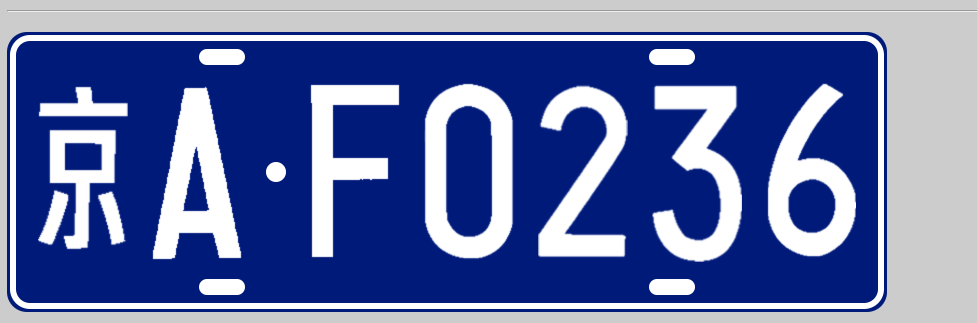
#> input picture LicensePlateRecognition /test1.png, 1954 x 646 px (shown at 1/2 size)
$ python test.py
#> lines starting #> are read from the running program, lines starting #| are printed output that depends on the picture
#!/usr/bin/env python
# coding: utf-8

import pytesseract  # reading string from image (OCR library)
import numpy as np  # numpy for shape
import cv2  # Computer vision library
import os  # for remove image file which we edit during procedure

### 在macOS上，如果通过Homebrew安装了Tesseract，并且tesseract已经在PATH中，这一行通常不是必需的
# 如果你需要指定tesseract的路径，使用下面的代码，并确保路径是正确的
# pytesseract.pytesseract.tesseract_cmd = '/usr/local/bin/tesseract' # Intel Mac
# pytesseract.pytesseract.tesseract_cmd = '/opt/homebrew/bin/tesseract' # Apple Silicon Mac

try:
    image = 'test1.png'
    print('Editing image for better OCR result..........')
    img = cv2.imread(image)  # reading image
#> img is the input picture: shape (646, 1954, 3); mean B, G, R 167.9, 113.1, 98.2
    img = cv2.resize(img, None, fx=1.5, fy=1.5, interpolation=cv2.INTER_CUBIC)
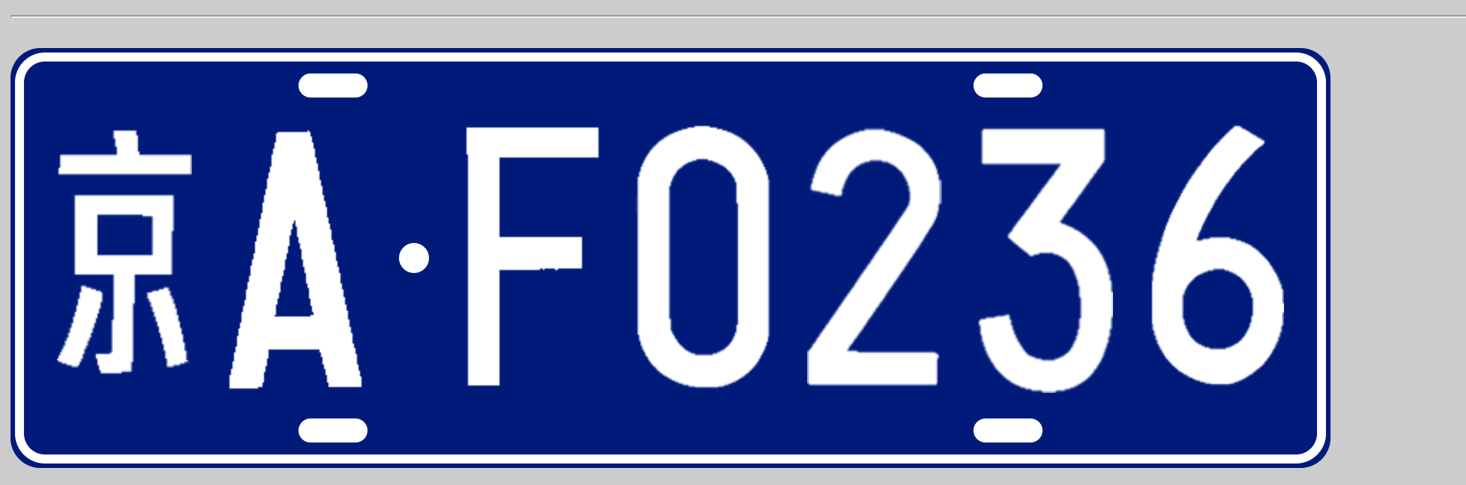
#> img: shape (969, 2931, 3) (shown at 1/2 size); mean B, G, R 167.8, 113, 98.3
    kernel = np.ones((1, 1), np.uint8)
    img = cv2.dilate(img, kernel, iterations=1)
    img = cv2.erode(img, kernel, iterations=1)
    new_image = 'edited' + '_' + image  # new image which we save during procedure
    cv2.imwrite(new_image, img)  # Save a new edited image
    read = pytesseract.image_to_string(new_image)  # reading from new generated image
    print(read)  # print result

except Exception as e:
    print('please provide proper name of the image')
    print(e)

$ run again, with LicensePlateRecognition /test2.png copied over LicensePlateRecognition /test1.png
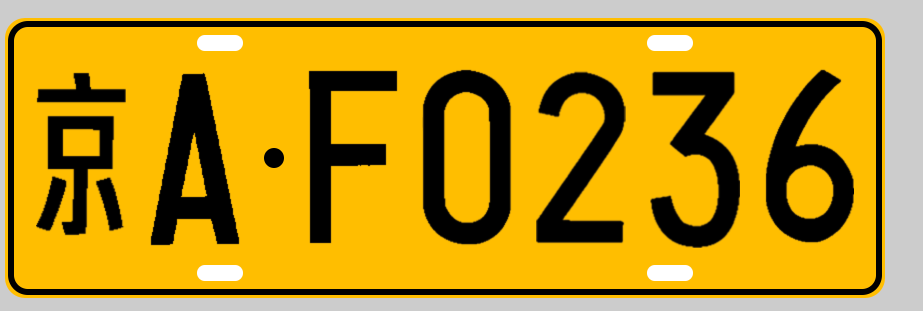
#> input picture LicensePlateRecognition /test2.png, 1846 x 622 px (shown at 1/2 size)
#> img is the input picture: shape (622, 1846, 3); mean B, G, R 31.8, 150.7, 191.5
#> `img = cv2.resize(img, None, fx=1.5, fy=1.5, interpolation=cv2.INTER_CU..`:
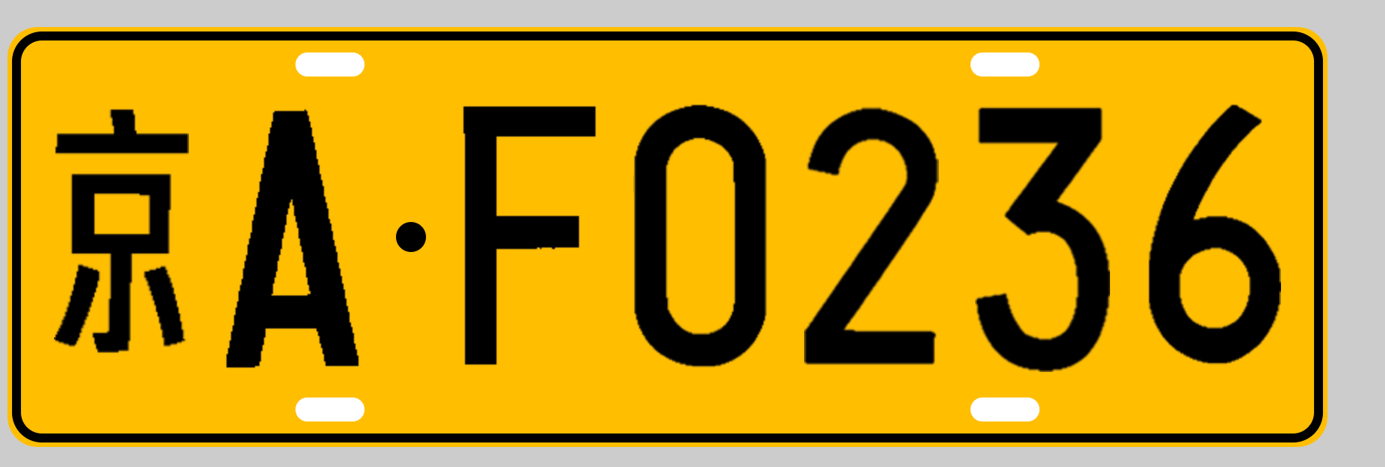
#> img: shape (933, 2769, 3) (shown at 1/2 size); mean B, G, R 31.9, 150.8, 191.5

$ run again, with LicensePlateRecognition /test5.png copied over LicensePlateRecognition /test1.png
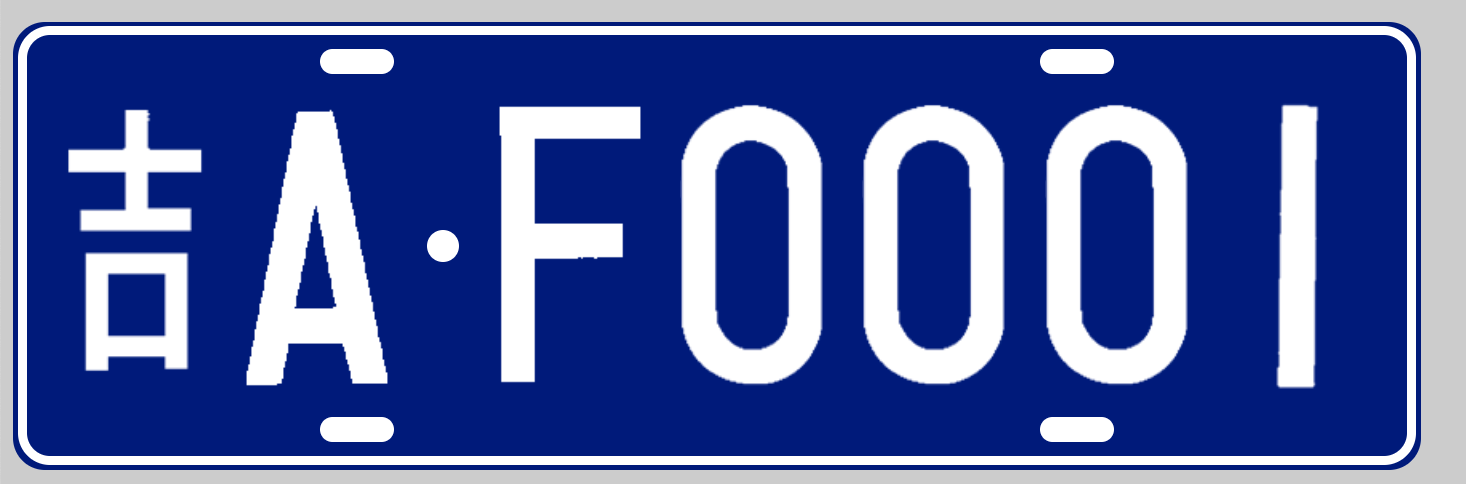
#> input picture LicensePlateRecognition /test5.png, 1466 x 484 px
#> img is the input picture: shape (484, 1466, 3); mean B, G, R 161.8, 98.6, 81.5
#> `img = cv2.resize(img, None, fx=1.5, fy=1.5, interpolation=cv2.INTER_CU..`:
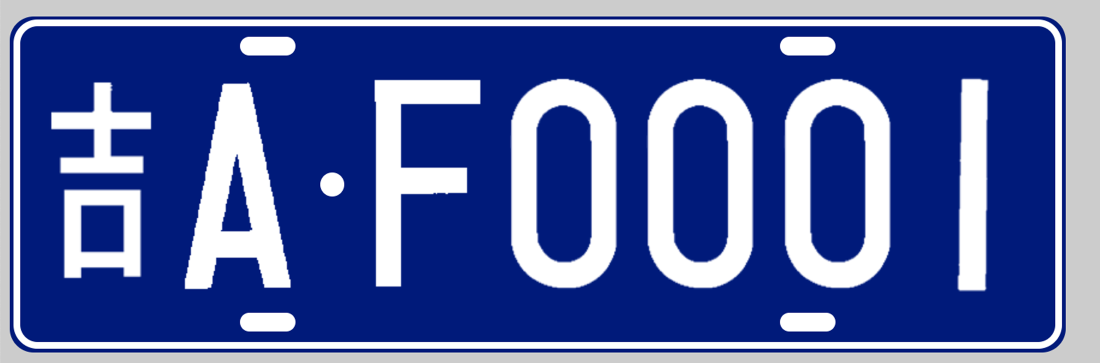
#> img: shape (726, 2199, 3) (shown at 1/2 size); mean B, G, R 161.7, 98.5, 81.6
